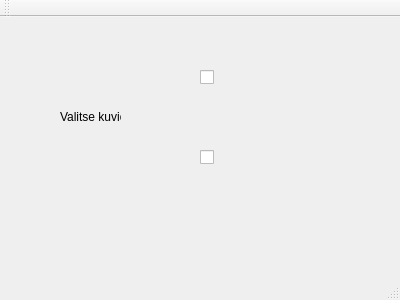
<?xml version="1.0" encoding="UTF-8"?>
<ui version="4.0">
 <class>MainWindow</class>
 <widget class="QMainWindow" name="MainWindow">
  <property name="geometry">
   <rect>
    <x>0</x>
    <y>0</y>
    <width>400</width>
    <height>300</height>
   </rect>
  </property>
  <property name="windowTitle">
   <string>MainWindow</string>
  </property>
  <widget class="QWidget" name="centralWidget">
   <widget class="QLabel" name="label">
    <property name="geometry">
     <rect>
      <x>60</x>
      <y>90</y>
      <width>61</width>
      <height>20</height>
     </rect>
    </property>
    <property name="text">
     <string>Valitse kuvio</string>
    </property>
   </widget>
   <widget class="QCheckBox" name="checkBox">
    <property name="geometry">
     <rect>
      <x>200</x>
      <y>30</y>
      <width>141</width>
      <height>61</height>
     </rect>
    </property>
    <property name="text">
     <string/>
    </property>
    <property name="icon">
     <iconset>
      <normaloff>../../../Users/holmk/Downloads/kuvia/kuvia/img_7481.jpg</normaloff>../../../Users/holmk/Downloads/kuvia/kuvia/img_7481.jpg</iconset>
    </property>
    <property name="iconSize">
     <size>
      <width>200</width>
      <height>200</height>
     </size>
    </property>
   </widget>
   <widget class="QCheckBox" name="checkBox_2">
    <property name="geometry">
     <rect>
      <x>200</x>
      <y>110</y>
      <width>141</width>
      <height>61</height>
     </rect>
    </property>
    <property name="text">
     <string/>
    </property>
    <property name="icon">
     <iconset>
      <normaloff>../../../Users/holmk/Downloads/kuvia/kuvia/img_suorak.jpg</normaloff>../../../Users/holmk/Downloads/kuvia/kuvia/img_suorak.jpg</iconset>
    </property>
    <property name="iconSize">
     <size>
      <width>200</width>
      <height>200</height>
     </size>
    </property>
   </widget>
  </widget>
  <widget class="QMenuBar" name="menuBar">
   <property name="geometry">
    <rect>
     <x>0</x>
     <y>0</y>
     <width>400</width>
     <height>21</height>
    </rect>
   </property>
  </widget>
  <widget class="QToolBar" name="mainToolBar">
   <attribute name="toolBarArea">
    <enum>TopToolBarArea</enum>
   </attribute>
   <attribute name="toolBarBreak">
    <bool>false</bool>
   </attribute>
  </widget>
  <widget class="QStatusBar" name="statusBar"/>
 </widget>
 <layoutdefault spacing="6" margin="11"/>
 <resources/>
 <connections/>
</ui>
